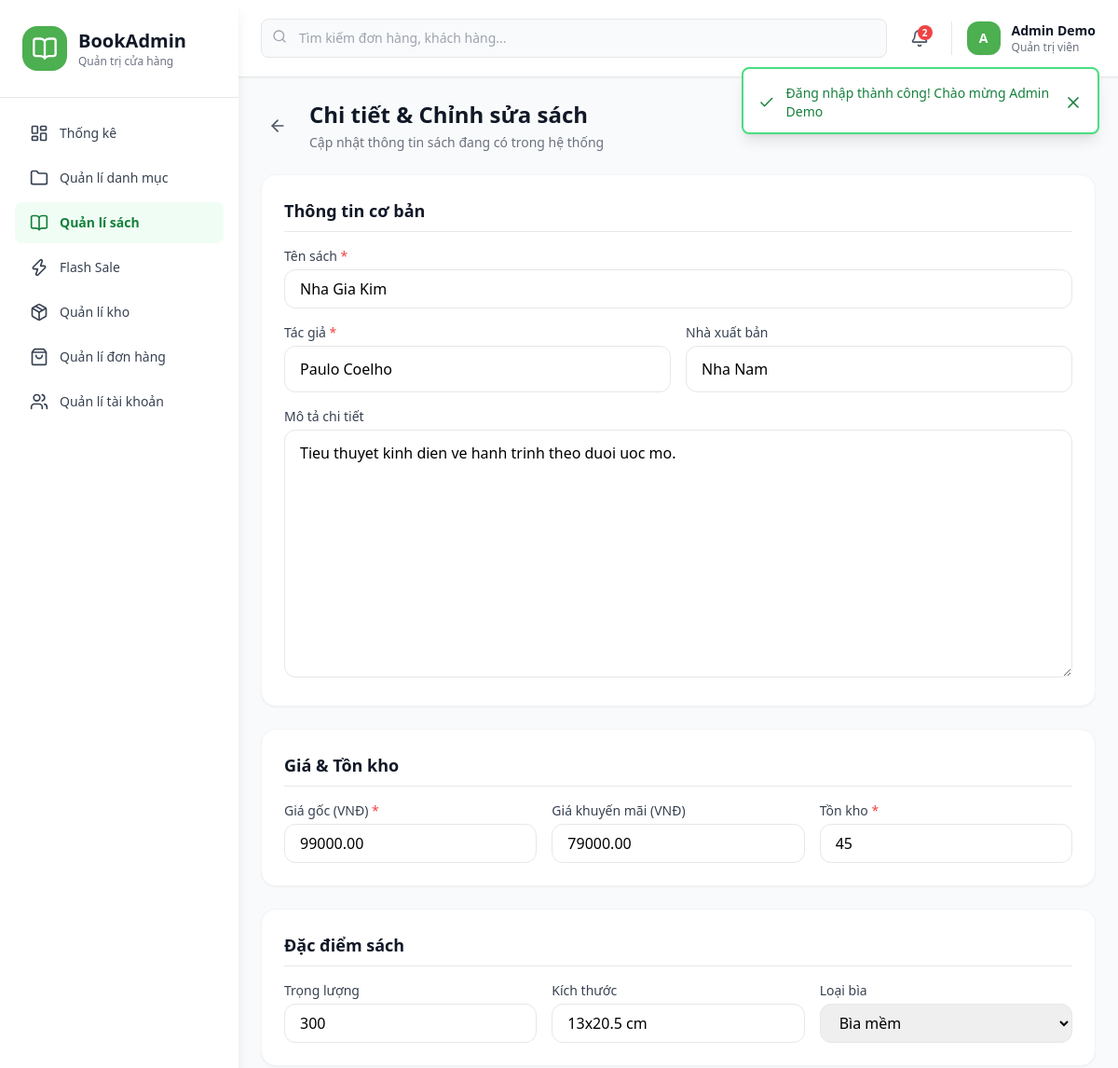
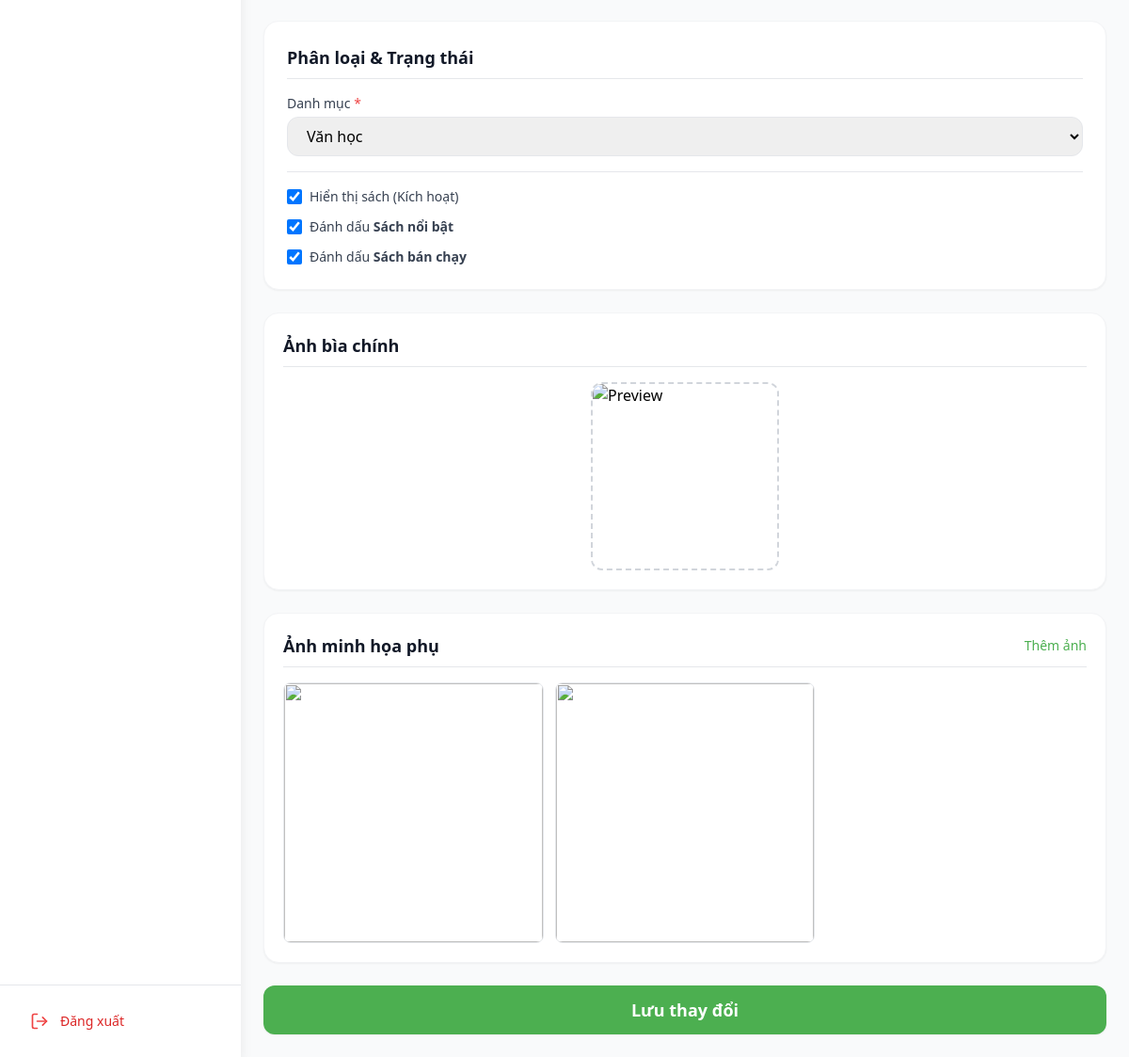
The page /BASE_URL?act=admin-books-edit&id=1 (signed in) on the database its author committed (2 pictures, top to bottom).
### tables this page shows
CREATE TABLE books (
  book_id     INT            NOT NULL AUTO_INCREMENT,
  category_id INT            NOT NULL,
  title       VARCHAR(255)   NOT NULL,
  author      VARCHAR(150)   NOT NULL,
  publisher   VARCHAR(150)            DEFAULT NULL,
  price       DECIMAL(10, 2) NOT NULL CHECK (price >= 0),
  sale_price  DECIMAL(10, 2)          DEFAULT NULL CHECK (sale_price >= 0),
  description TEXT                    DEFAULT NULL,
  thumbnail   VARCHAR(255)            DEFAULT NULL,
  weight      VARCHAR(50)             DEFAULT NULL,
  dimensions  VARCHAR(50)             DEFAULT NULL,
  cover_type  ENUM('Bìa mềm', 'Bìa cứng') DEFAULT 'Bìa mềm',
  stock       INT            NOT NULL DEFAULT 0 CHECK (stock >= 0),
  status      TINYINT        NOT NULL DEFAULT 1 COMMENT '1=active, 0=inactive',
  is_featured TINYINT        NOT NULL DEFAULT 0 COMMENT '1=featured, 0=normal',
  is_bestseller TINYINT      NOT NULL DEFAULT 0 COMMENT '1=bestseller, 0=normal',
  created_at  DATETIME       NOT NULL DEFAULT CURRENT_TIMESTAMP,
  updated_at  DATETIME       NOT NULL DEFAULT CURRENT_TIMESTAMP ON UPDATE CURRENT_TIMESTAMP,
  PRIMARY KEY (book_id),
  CONSTRAINT fk_books_category FOREIGN KEY (category_id) REFERENCES categories (category_id)
    ON UPDATE CASCADE ON DELETE RESTRICT,
  INDEX idx_books_category (category_id),
  INDEX idx_books_status   (status)
);

CREATE TABLE categories (
  category_id INT          NOT NULL AUTO_INCREMENT,
  name        VARCHAR(150) NOT NULL,
  slug        VARCHAR(150) NOT NULL UNIQUE,
  description TEXT                  DEFAULT NULL,
  status      TINYINT      NOT NULL DEFAULT 1 COMMENT '1=active, 0=inactive',
  created_at  DATETIME     NOT NULL DEFAULT CURRENT_TIMESTAMP,
  updated_at  DATETIME     NOT NULL DEFAULT CURRENT_TIMESTAMP ON UPDATE CURRENT_TIMESTAMP,
  PRIMARY KEY (category_id)
);

### views/admin/books/edit.php (the view, shortened to what the rows shown need)
<?php
include_once './views/components/header.php';
include_once './views/components/sidebar.php';
?>
<main class="flex-1 overflow-x-hidden overflow-y-auto bg-gray-50 p-6">
    <div class="w-full">
        <div class="flex items-center gap-4 mb-6">
            <div>
                <h1 class="text-2xl font-bold text-gray-900">Chi tiết & Chỉnh sửa sách</h1>
            </div>
        </div>
        <form action="<?= BASE_URL ?>?act=admin-books-update" method="POST" enctype="multipart/form-data"
            class="grid grid-cols-1 xl:grid-cols-3 gap-6" id="edit-form">
            <div class="xl:col-span-2 space-y-6">
                <div class="bg-white rounded-2xl shadow-sm border border-gray-100 p-6">
                    <h2 class="text-lg font-bold text-gray-900 mb-4 border-b pb-2">Thông tin cơ bản</h2>
                    <div class="space-y-4">
                        <div>
                            <label class="block text-sm font-medium text-gray-700 mb-1">Tên sách <span
                                    class="text-red-500">*</span></label>
                            <input type="text" name="title" value="<?= old('title', $book['title']) ?>"
                                class="w-full px-4 py-2 border border-gray-200 rounded-xl focus:outline-none focus:ring-2 focus:ring-[#4CAF50]/20 focus:border-[#4CAF50] transition-colors">
                        </div>
                        <div class="grid grid-cols-1 md:grid-cols-2 gap-4">
                            <div>
                                <label class="block text-sm font-medium text-gray-700 mb-1">Tác giả <span
                                        class="text-red-500">*</span></label>
                                <input type="text" name="author" list="author_list"
                                    value="<?= old('author', $book['author']) ?>"
                                    class="w-full px-4 py-3 border border-gray-200 rounded-xl focus:outline-none focus:ring-2 focus:ring-[#4CAF50]/20 focus:border-[#4CAF50] transition-colors">
                            </div>
                            <div>
                                <label class="block text-sm font-medium text-gray-700 mb-1">Nhà xuất bản</label>
                                <input type="text" name="publisher" list="publisher_list"
                                    value="<?= old('publisher', $book['publisher']) ?>"
                                    class="w-full px-4 py-3 border border-gray-200 rounded-xl focus:outline-none focus:ring-2 focus:ring-[#4CAF50]/20 focus:border-[#4CAF50] transition-colors">
                            </div>
                        </div>
                        <div>
                            <label class="block text-sm font-medium text-gray-700 mb-1">Mô tả chi tiết</label>
                            <textarea name="description" rows="10"
                                class="w-full px-4 py-3 border border-gray-200 rounded-xl focus:outline-none focus:ring-2 focus:ring-[#4CAF50]/20 focus:border-[#4CAF50] transition-colors"><?= old('description', $book['description']) ?></textarea>
                        </div>
                    </div>
                </div>
                <div class="bg-white rounded-2xl shadow-sm border border-gray-100 p-6">
                    <h2 class="text-lg font-bold text-gray-900 mb-4 border-b pb-2">Giá & Tồn kho</h2>
                    <div class="grid grid-cols-1 md:grid-cols-3 gap-4">
                        <div>
                            <label class="block text-sm font-medium text-gray-700 mb-1">Giá gốc (VNĐ) <span
                                    class="text-red-500">*</span></label>
                            <input type="number" name="price" id="price" value="<?= old('price', $book['price']) ?>"
                                class="w-full px-4 py-2 border border-gray-200 rounded-xl focus:outline-none focus:ring-2 focus:ring-[#4CAF50]/20 focus:border-[#4CAF50] transition-colors">
                        </div>
                        <div>
                            <label class="block text-sm font-medium text-gray-700 mb-1">Giá khuyến mãi (VNĐ)</label>
                            <input type="number" name="sale_price" id="sale_price"
                                value="<?= old('sale_price', $book['sale_price']) ?>"
                                class="w-full px-4 py-2 border border-gray-200 rounded-xl focus:outline-none focus:ring-2 focus:ring-[#4CAF50]/20 focus:border-[#4CAF50] transition-colors">
                        </div>
                        <div>
                            <label class="block text-sm font-medium text-gray-700 mb-1">Tồn kho <span
                                    class="text-red-500">*</span></label>
                            <input type="number" name="stock" value="<?= old('stock', $book['stock']) ?>"
                                class="w-full px-4 py-2 border border-gray-200 rounded-xl focus:outline-none focus:ring-2 focus:ring-[#4CAF50]/20 focus:border-[#4CAF50] transition-colors">
                        </div>
                    </div>
                </div>
                <div class="bg-white rounded-2xl shadow-sm border border-gray-100 p-6">
                    <h2 class="text-lg font-bold text-gray-900 mb-4 border-b pb-2">Đặc điểm sách</h2>
                    <div class="grid grid-cols-1 md:grid-cols-3 gap-4">
                        <div>
                            <label class="block text-sm font-medium text-gray-700 mb-1">Trọng lượng</label>
                            <input type="text" name="weight" value="<?= old('weight', $book['weight']) ?>"
                                class="w-full px-4 py-2 border border-gray-200 rounded-xl focus:outline-none focus:ring-2 focus:ring-[#4CAF50]/20 focus:border-[#4CAF50] transition-colors">
                        </div>
                        <div>
                            <label class="block text-sm font-medium text-gray-700 mb-1">Kích thước</label>
                            <input type="text" name="dimensions" value="<?= old('dimensions', $book['dimensions']) ?>"
                                class="w-full px-4 py-2 border border-gray-200 rounded-xl focus:outline-none focus:ring-2 focus:ring-[#4CAF50]/20 focus:border-[#4CAF50] transition-colors">
                        </div>
                        <div>
                            <label class="block text-sm font-medium text-gray-700 mb-1">Loại bìa</label>
                            <select name="cover_type"
                                class="w-full px-4 py-2 border border-gray-200 rounded-xl focus:outline-none focus:ring-2 focus:ring-[#4CAF50]/20 focus:border-[#4CAF50] transition-colors">
                                <option value="Bìa mềm" <?= old('cover_type', $book['cover_type']) == 'Bìa mềm' ? 'selected' : '' ?>>Bìa mềm</option>
                            </select>
                        </div>
                    </div>
                </div>
            </div>
            <div class="space-y-6">
                <div class="bg-white rounded-2xl shadow-sm border border-gray-100 p-6">
                    <h2 class="text-lg font-bold text-gray-900 mb-4 border-b pb-2">Phân loại & Trạng thái</h2>
                    <div class="space-y-4">
                        <div>
                            <label class="block text-sm font-medium text-gray-700 mb-1">Danh mục <span
                                    class="text-red-500">*</span></label>
                            <select name="category_id"
                                class="w-full px-4 py-2 border border-gray-200 rounded-xl focus:outline-none focus:ring-2 focus:ring-[#4CAF50]/20 focus:border-[#4CAF50] transition-colors">
                                <?php foreach ($categories as $cat): ?>
                                    <option value="<?= $cat['id'] ?>" <?= old('category_id', $book['category_id'] ?? '') == $cat['id'] ? 'selected' : '' ?>>
                                        <?= htmlspecialchars($cat['name']) ?>
                                    </option>
                                <?php endforeach; ?>
                            </select>
                        </div>
                        <div class="pt-4 space-y-3 border-t">
                            <label class="flex items-center gap-2 cursor-pointer">
                                <input type="checkbox" name="status" value="1" <?= old('status', $book['status']) == '1' ? 'checked' : '' ?>
                                    class="w-4 h-4 text-[#4CAF50] border-gray-300 rounded focus:ring-[#4CAF50]">
                                <span class="text-sm text-gray-700">Hiển thị sách (Kích hoạt)</span>
                            </label>
                            <label class="flex items-center gap-2 cursor-pointer">
                                <input type="checkbox" name="is_featured" value="1" <?= old('is_featured', $book['is_featured']) == '1' ? 'checked' : '' ?>
                                    class="w-4 h-4 text-yellow-500 border-gray-300 rounded focus:ring-yellow-500">
                                <span class="text-sm text-gray-700">Đánh dấu <b>Sách nổi bật</b></span>
                            </label>
                            <label class="flex items-center gap-2 cursor-pointer">
                                <input type="checkbox" name="is_bestseller" value="1" <?= old('is_bestseller', $book['is_bestseller']) == '1' ? 'checked' : '' ?>
                                    class="w-4 h-4 text-blue-500 border-gray-300 rounded focus:ring-blue-500">
                                <span class="text-sm text-gray-700">Đánh dấu <b>Sách bán chạy</b></span>
                            </label>
                        </div>
                    </div>
                </div>
                <div class="bg-white rounded-2xl shadow-sm border border-gray-100 p-5">
                    <h2 class="text-lg font-bold text-gray-900 mb-4 border-b pb-2">Ảnh bìa chính</h2>
                </div>
                <div class="bg-white rounded-2xl shadow-sm border border-gray-100 p-5">
                    <div class="flex items-center justify-between border-b pb-2 mb-4">
                        <h2 class="text-lg font-bold text-gray-900">Ảnh minh họa phụ</h2>
                    </div>
                </div>
            </div>
        </form>
    </div>
</main>
<?php include_once './views/components/footer.php'; ?>

### rows shown on the page
books: title "Nha Gia Kim", author "Paulo Coelho", publisher "Nha Nam", description "Tieu thuyet kinh dien ve hanh trinh theo duoi uoc mo.", price "99000.00", sale_price "79000.00", stock "45", weight "300", dimensions "13x20.5 cm", cover_type "Bìa mềm", category_id "Văn học", status "☑"

### other values the page prints
$avatar "A"
$fullname "Admin Demo"
$role "Quản trị viên"
$success "Đăng nhập thành công! Chào mừng Admin Demo"
